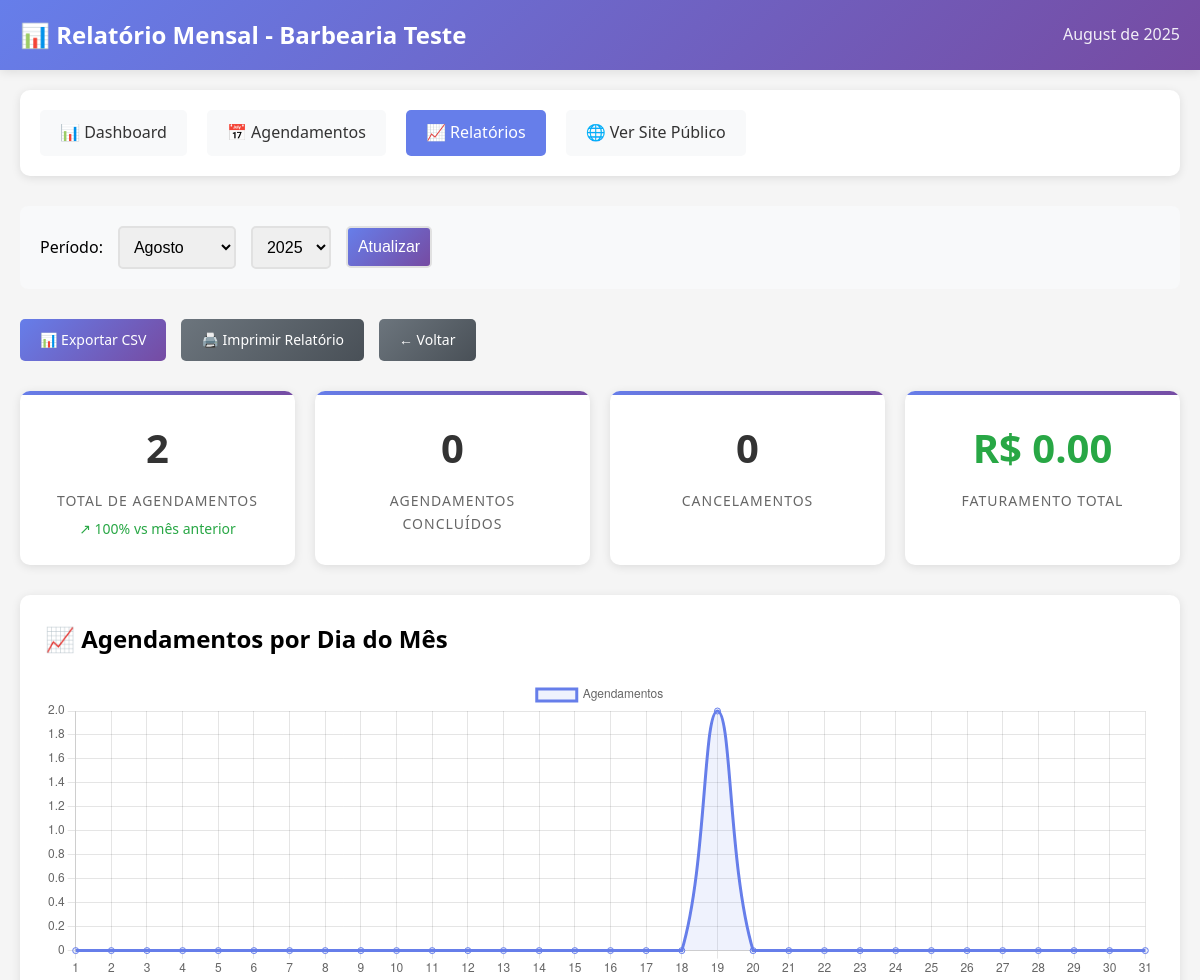
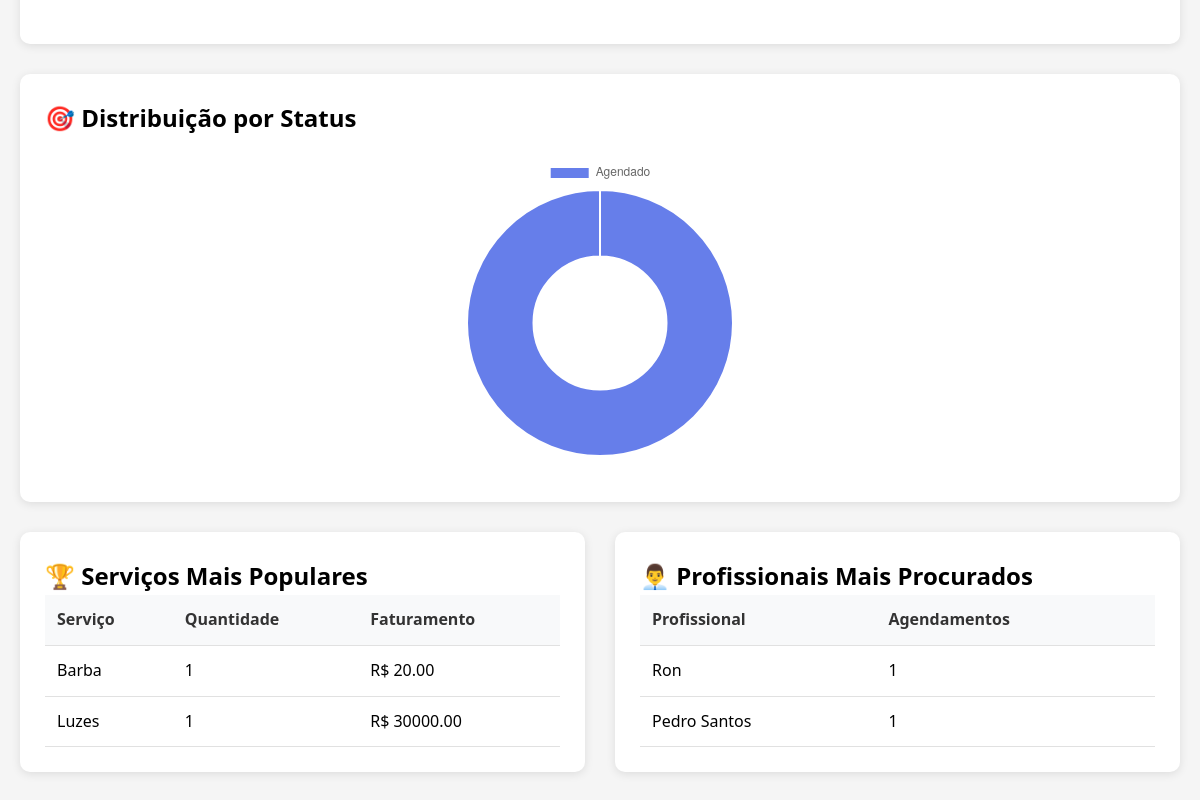
/estabelecimento/relatorio-mensal/ (signed in), run on the app's committed database (2 pictures, top to bottom).
### barbearias/models.py (models this page shows, shortened)
class Barbearia(models.Model):
    TEMAS_CHOICES = [
        ('classico', 'Clássico (Azul e Branco)'),
        ('moderno', 'Moderno (Preto e Dourado)'),
        ('elegante', 'Elegante (Cinza e Verde)'),
        ('vibrante', 'Vibrante (Roxo e Rosa)'),
        ('rustico', 'Rústico (Marrom e Laranja)'),
        ('minimalista', 'Minimalista (Branco e Preto)'),
        ('tropical', 'Tropical (Verde e Azul)'),
        ('vintage', 'Vintage (Sépia e Bege)'),
    ]
    nome = models.CharField(max_length=200)
    endereco = models.TextField()
    telefone = models.CharField(max_length=20)
    email_notificacoes = models.EmailField(blank=True, null=True, help_text="Email para receber notificações de novos agendamentos")
    slug = models.SlugField(unique=True, max_length=200)
    usuario = models.OneToOneField(User, on_delete=models.CASCADE)
    plano = models.ForeignKey(Plano, on_delete=models.PROTECT, null=True, blank=True, help_text="Plano de assinatura do estabelecimento")
    ativa = models.BooleanField(default=True)
    tema = models.CharField(max_length=20, choices=TEMAS_CHOICES, default='classico', help_text="Tema visual do estabelecimento")
    criada_em = models.DateTimeField(auto_now_add=True)
    class Meta:
        verbose_name = "Estabelecimento"
        verbose_name_plural = "Estabelecimentos"

class Servico(models.Model):
    nome = models.CharField(max_length=200)
    preco = models.DecimalField(max_digits=8, decimal_places=2)
    duracao_minutos = models.PositiveIntegerField(help_text="Duração do serviço em minutos")
    barbearia = models.ForeignKey(Barbearia, on_delete=models.CASCADE, related_name='servicos')
    ativo = models.BooleanField(default=True)
    criado_em = models.DateTimeField(auto_now_add=True)
    class Meta:
        verbose_name = "Serviço"
        verbose_name_plural = "Serviços"

class Profissional(models.Model):
    nome = models.CharField(max_length=200)
    barbearia = models.ForeignKey(Barbearia, on_delete=models.CASCADE, related_name='profissionais')
    ativo = models.BooleanField(default=True)
    criado_em = models.DateTimeField(auto_now_add=True)
    class Meta:
        verbose_name = "Profissional"
        verbose_name_plural = "Profissionais"

### barbearias/views.py (the view, shortened to what this page needs)
# urls.py: path('estabelecimento/relatorio-mensal/', views.relatorio_mensal_estabelecimento, name='relatorio_mensal_estabelecimento'),
@login_required
def relatorio_mensal_estabelecimento(request):
    try:
        barbearia = Barbearia.objects.get(usuario=request.user, ativa=True)
    except Barbearia.DoesNotExist:
        messages.error(request, 'Estabelecimento não encontrado.')
        return redirect('barbearias:login_estabelecimento')
    ano = int(request.GET.get('ano', timezone.now().year))
    mes = int(request.GET.get('mes', timezone.now().month))
    data_inicio = datetime(ano, mes, 1)
    if mes == 12:
        data_fim = datetime(ano + 1, 1, 1) - timedelta(days=1)
    else:
        data_fim = datetime(ano, mes + 1, 1) - timedelta(days=1)
    agendamentos_mes = Agendamento.objects.filter(
        barbearia=barbearia,
        data_hora__date__gte=data_inicio.date(),
        data_hora__date__lte=data_fim.date()
    )
    total_agendamentos = agendamentos_mes.count()
    agendamentos_concluidos = agendamentos_mes.filter(status='concluido').count()
    agendamentos_cancelados = agendamentos_mes.filter(status='cancelado').count()
    faturamento_total = agendamentos_mes.filter(status='concluido').aggregate(
        total=Sum('servico__preco')
    )['total'] or 0
    servicos_populares = agendamentos_mes.values('servico__nome', 'servico__preco').annotate(
        quantidade=Count('id'),
        faturamento=Sum('servico__preco')
    ).order_by('-quantidade')[:5]
    profissionais_populares = agendamentos_mes.values('profissional__nome').annotate(
        quantidade=Count('id')
    ).order_by('-quantidade')[:5]
    agendamentos_por_status = agendamentos_mes.values('status').annotate(
        quantidade=Count('id')
    )
    agendamentos_por_dia = []
    for dia in range(1, 32):
        try:
            data_dia = datetime(ano, mes, dia).date()
            if data_dia <= data_fim.date():
                count = agendamentos_mes.filter(data_hora__date=data_dia).count()
                agendamentos_por_dia.append({
                    'dia': dia,
                    'quantidade': count
                })
        except ValueError:
            break
    if mes == 1:
        mes_anterior = 12
        ano_anterior = ano - 1
    else:
        mes_anterior = mes - 1
        ano_anterior = ano
    data_inicio_anterior = datetime(ano_anterior, mes_anterior, 1)
    if mes_anterior == 12:
        data_fim_anterior = datetime(ano_anterior + 1, 1, 1) - timedelta(days=1)
    else:
        data_fim_anterior = datetime(ano_anterior, mes_anterior + 1, 1) - timedelta(days=1)
    agendamentos_mes_anterior = Agendamento.objects.filter(
        barbearia=barbearia,
        data_hora__date__gte=data_inicio_anterior.date(),
        data_hora__date__lte=data_fim_anterior.date()
    ).count()
    if agendamentos_mes_anterior > 0:
        crescimento = ((total_agendamentos - agendamentos_mes_anterior) / agendamentos_mes_anterior) * 100
    else:
        crescimento = 100 if total_agendamentos > 0 else 0
    context = {
        'barbearia': barbearia,
        'ano': ano,
        'mes': mes,
        'data_inicio': data_inicio,
        'data_fim': data_fim,
        'total_agendamentos': total_agendamentos,
        'agendamentos_concluidos': agendamentos_concluidos,
        'agendamentos_cancelados': agendamentos_cancelados,
        'faturamento_total': faturamento_total,
        'servicos_populares': servicos_populares,
        'profissionais_populares': profissionais_populares,
        'agendamentos_por_status': agendamentos_por_status,
        'agendamentos_por_dia': agendamentos_por_dia,
        'crescimento': round(crescimento, 1),
        'agendamentos_mes_anterior': agendamentos_mes_anterior,
        'meses': [
            (1, 'Janeiro'), (2, 'Fevereiro'), (3, 'Março'), (4, 'Abril'),
            (5, 'Maio'), (6, 'Junho'), (7, 'Julho'), (8, 'Agosto'),
            (9, 'Setembro'), (10, 'Outubro'), (11, 'Novembro'), (12, 'Dezembro')
        ],
        'anos': range(2024, timezone.now().year + 2),
    }
    return render(request, 'barbearias/relatorio_mensal_estabelecimento.html', context)

### templates/barbearias/relatorio_mensal_estabelecimento.html (shortened to what this page needs)
<!DOCTYPE html>
<html lang="pt-br">
<head>
</head>
<body>
    <div class="header">
        <div class="container">
            <h1>📊 Relatório Mensal - {{ barbearia.nome }}</h1>
            <div style="color: white; opacity: 0.9;">
                {{ data_inicio|date:"F" }} de {{ ano }}
            </div>
        </div>
    </div>
    <div class="container">
        <nav class="nav-menu">
            <ul>
                <li><a href="{% url 'barbearias:dashboard_estabelecimento' %}">📊 Dashboard</a></li>
                <li><a href="{% url 'barbearias:agendamentos_estabelecimento' %}">📅 Agendamentos</a></li>
                <li><a href="{% url 'barbearias:relatorios_estabelecimento' %}" class="active">📈 Relatórios</a></li>
                <li><a href="/{{ barbearia.slug }}/" target="_blank">🌐 Ver Site Público</a></li>
            </ul>
        </nav>
        <div class="filter-form">
            <form method="get" style="display: flex; align-items: center; gap: 15px; flex-wrap: wrap;">
                <label>Período:</label>
                <select name="mes">
                    {% for num, nome in meses %}
                    <option value="{{ num }}" {% if num == mes %}selected{% endif %}>{{ nome }}</option>
                    {% endfor %}
                </select>
                <select name="ano">
                    {% for ano_option in anos %}
                    <option value="{{ ano_option }}" {% if ano_option == ano %}selected{% endif %}>{{ ano_option }}</option>
                    {% endfor %}
                </select>
                <input type="submit" value="Atualizar" class="btn">
            </form>
        </div>
        <div class="export-buttons">
            <a href="{% url 'barbearias:exportar_csv_estabelecimento' %}?ano={{ ano }}&mes={{ mes }}" class="btn">
                📊 Exportar CSV
            </a>
            <a href="javascript:window.print()" class="btn btn-secondary">
                🖨️ Imprimir Relatório
            </a>
            <a href="{% url 'barbearias:relatorios_estabelecimento' %}" class="btn btn-secondary">
                ← Voltar
            </a>
        </div>
        <div class="stats-grid">
            <div class="stat-card">
                <div class="stat-number">{{ total_agendamentos }}</div>
                <div class="stat-label">Total de Agendamentos</div>
                <div class="growth {% if crescimento >= 0 %}positive{% else %}negative{% endif %}">
                    {% if crescimento >= 0 %}↗{% else %}↘{% endif %} {{ crescimento }}% vs mês anterior
                </div>
            </div>
            <div class="stat-card">
                <div class="stat-number">{{ agendamentos_concluidos }}</div>
                <div class="stat-label">Agendamentos Concluídos</div>
            </div>
            <div class="stat-card">
                <div class="stat-number">{{ agendamentos_cancelados }}</div>
                <div class="stat-label">Cancelamentos</div>
            </div>
            <div class="stat-card">
                <div class="stat-number" style="color: #28a745;">R$ {{ faturamento_total|floatformat:2 }}</div>
                <div class="stat-label">Faturamento Total</div>
            </div>
        </div>
        <div class="card">
            <h2>📈 Agendamentos por Dia do Mês</h2>
            <div class="chart-container">
                <canvas id="agendamentosPorDiaChart"></canvas>
            </div>
        </div>
        <div class="card">
            <h2>🎯 Distribuição por Status</h2>
            <div class="chart-container">
                <canvas id="statusChart"></canvas>
            </div>
        </div>
        <div class="tables-grid">
            <div class="card">
                <h2>🏆 Serviços Mais Populares</h2>
                <table>
                    <thead>
                        <tr>
                            <th>Serviço</th>
                            <th>Quantidade</th>
                            <th>Faturamento</th>
                        </tr>
                    </thead>
                    <tbody>
                        {% for servico in servicos_populares %}
                        <tr>
                            <td>{{ servico.servico__nome }}</td>
                            <td>{{ servico.quantidade }}</td>
                            <td>R$ {{ servico.faturamento|floatformat:2 }}</td>
                        </tr>
                        {% empty %}
                        <tr>
                            <td colspan="3" style="text-align: center; color: #666;">Nenhum serviço encontrado</td>
                        </tr>
                        {% endfor %}
                    </tbody>
                </table>
            </div>
            <div class="card">
                <h2>👨‍💼 Profissionais Mais Procurados</h2>
                <table>
                    <thead>
                        <tr>
                            <th>Profissional</th>
                            <th>Agendamentos</th>
                        </tr>
                    </thead>
                    <tbody>
                        {% for profissional in profissionais_populares %}
                        <tr>
                            <td>{{ profissional.profissional__nome }}</td>
                            <td>{{ profissional.quantidade }}</td>
                        </tr>
                        {% empty %}
                        <tr>
                            <td colspan="2" style="text-align: center; color: #666;">Nenhum profissional encontrado</td>
                        </tr>
                        {% endfor %}
                    </tbody>
                </table>
            </div>
        </div>
    </div>
    <script>
        // Gráfico de agendamentos por dia
        const ctxDia = document.getElementById('agendamentosPorDiaChart').getContext('2d');
        const agendamentosPorDiaChart = new Chart(ctxDia, {
            type: 'line',
            data: {
                labels: [{% for item in agendamentos_por_dia %}'{{ item.dia }}'{% if not forloop.last %},{% endif %}{% endfor %}],
                datasets: [{
                    label: 'Agendamentos',
                    data: [{% for item in agendamentos_por_dia %}{{ item.quantidade }}{% if not forloop.last %},{% endif %}{% endfor %}],
                    borderColor: '#667eea',
                    backgroundColor: 'rgba(102, 126, 234, 0.1)',
                    fill: true,
                    tension: 0.4
                }]
            },
            options: {
                responsive: true,
                maintainAspectRatio: false,
                scales: {
                    y: {
                        beginAtZero: true
                    }
                }
            }
        });
        // Gráfico de status
        const ctxStatus = document.getElementById('statusChart').getContext('2d');
        const statusChart = new Chart(ctxStatus, {
            type: 'doughnut',
            data: {
                labels: [{% for item in agendamentos_por_status %}'{{ item.status|capfirst }}'{% if not forloop.last %},{% endif %}{% endfor %}],
                datasets: [{
                    data: [{% for item in agendamentos_por_status %}{{ item.quantidade }}{% if not forloop.last %},{% endif %}{% endfor %}],
                    backgroundColor: [
                        '#667eea',
                        '#28a745',
                        '#dc3545',
                        '#ffc107'
                    ]
                }]
            },
            options: {
                responsive: true,
                maintainAspectRatio: false
            }
        });
    </script>
</body>
</html>

### data on the page
Barbearia: nome "Barbearia Teste"
Servico: servico__nome "Barba", quantidade "1", faturamento "20.00"
Servico: servico__nome "Luzes", quantidade "1", faturamento "30000.00"
Profissional: profissional__nome "Pedro Santos", quantidade "1"

### other printed values
{{ data_inicio|date:"F" }} "August"
{{ ano }} "2025"
{{ total_agendamentos }} "2"
{{ crescimento }} "100"
{{ agendamentos_concluidos }} "0"
{{ agendamentos_cancelados }} "0"
{{ faturamento_total|floatformat:2 }} "0.00"
{{ profissional.profissional__nome }} "Ron"
{{ profissional.quantidade }} "1"
form field mes "Agosto"
form field ano "2025"
chart data {{ item.dia }} 1, 2, 3, 4, 5, 6, 7, 8, 9, 10, 11, 12, 13, 14, 15, 16, 17, 18, 19, 20, 21, 22, 23, 24, 25, 26, 27, 28, 29, 30, 31
chart data {{ item.quantidade }} 0, 0, 0, 0, 0, 0, 0, 0, 0, 0, 0, 0, 0, 0, 0, 0, 0, 0, 2, 0, 0, 0, 0, 0, 0, 0, 0, 0, 0, 0, 0
